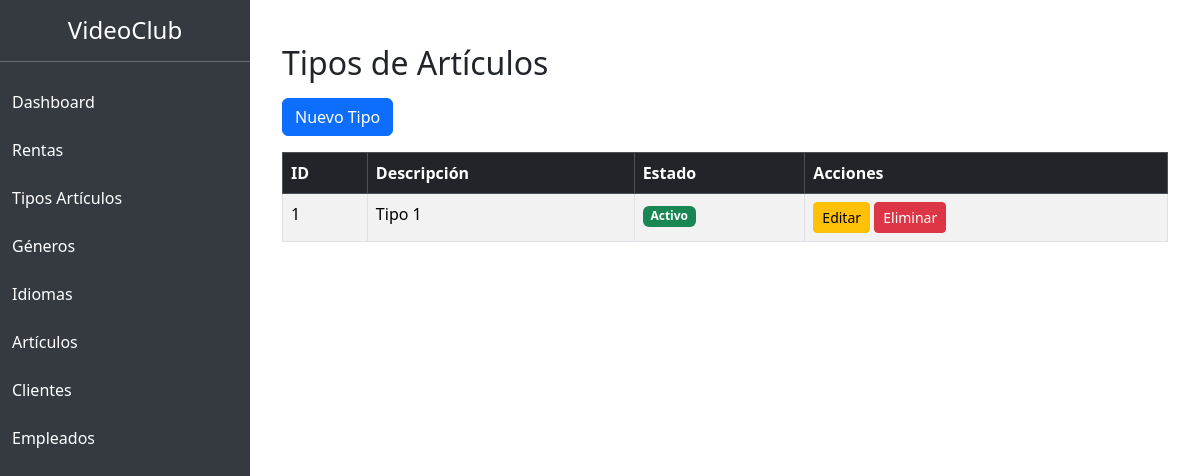
Page /tipos/ on the earlier database version.
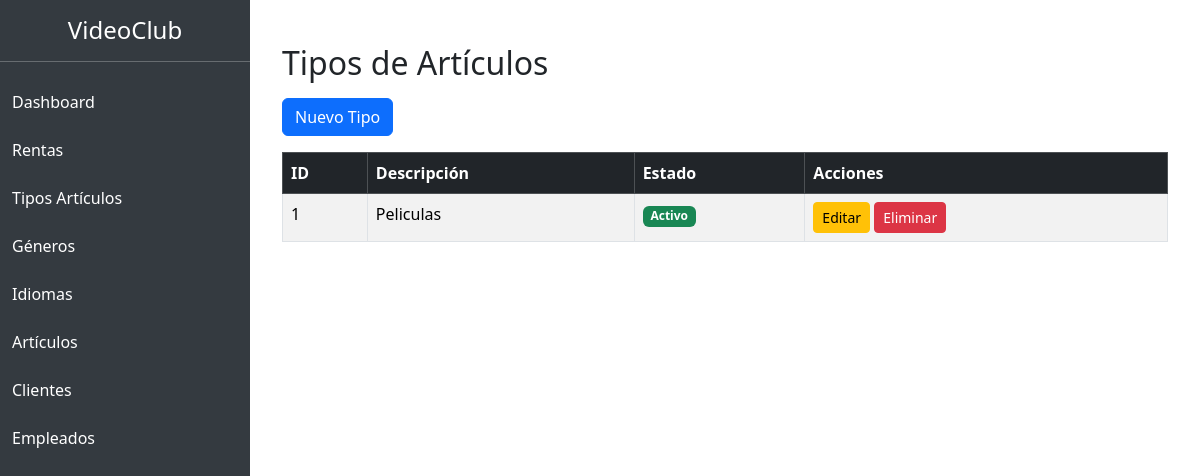
Same page on the later database version.
### VideoClubApp/models.py (models this page shows, shortened)
class TipoArticulo(models.Model):
    descripcion = models.CharField(max_length=100)
    estado = models.BooleanField(default=True)

### VideoClubApp/views.py (the view)
# urls.py: path('tipos/', views.lista_tipos, name='lista_tipos'),
def lista_tipos(request):
    tipos = TipoArticulo.objects.all()
    return render(request, 'tipos/lista.html', {'tipos': tipos})

### VideoClubApp/templates/tipos/lista.html
{% extends 'base.html' %}
{% block contenido %}
<div class="container mt-4">
<h2 class="mb-3">Tipos de Artículos</h2>
<a href="{% url 'crear_tipo' %}" class="btn btn-primary mb-3">
    Nuevo Tipo
</a>
<table class="table table-striped table-bordered">
<thead class="table-dark">
<tr>
    <th>ID</th>
    <th>Descripción</th>
    <th>Estado</th>
    <th>Acciones</th>
</tr>
</thead>
<tbody>
{% for tipo in tipos %}
<tr>
    <td>{{ tipo.id }}</td>
    <td>{{ tipo.descripcion }}</td>
    <td>
        {% if tipo.estado %}
            <span class="badge bg-success">Activo</span>
        {% else %}
            <span class="badge bg-danger">Inactivo</span>
        {% endif %}
    </td>
    <td>
        <a href="{% url 'editar_tipo' tipo.id %}" class="btn btn-warning btn-sm">
            Editar
        </a>
        <a href="{% url 'eliminar_tipo' tipo.id %}"
           class="btn btn-danger btn-sm"
           onclick="return confirm('¿Seguro que desea eliminar este registro?')">
            Eliminar
        </a>
    </td>
</tr>
{% endfor %}
</tbody>
</table>
</div>
{% endblock %}

Differences in the rows shown:
changed TipoArticulo id 1: descripcion "Tipo 1" → "Peliculas"
